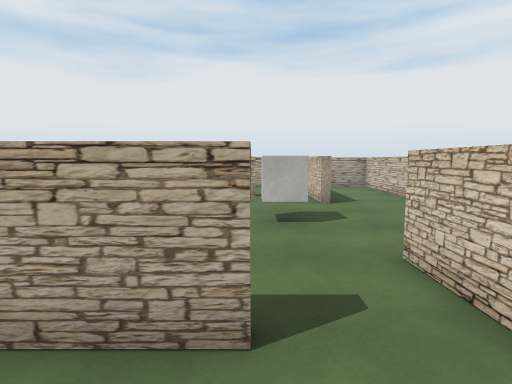
[1] (above)

16 first-person views from a walk through a 3-D level made in the Unity game engine. The camera is 1.4 m above the floor, tilts 6° down and sees 80° across. The floor is counted in squares, 1 m on a side. Each view is taken from the middle of a square. On the plan, view 1 faces up. The plan holds only what a view shows up to about 14 squares ahead; the rest is blank. The player is left out. Some surface patterns are stand-ins.

[2]
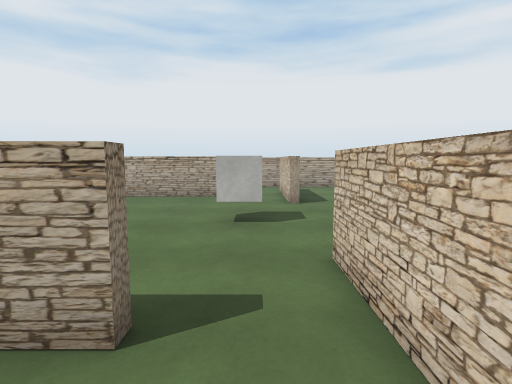

[3]
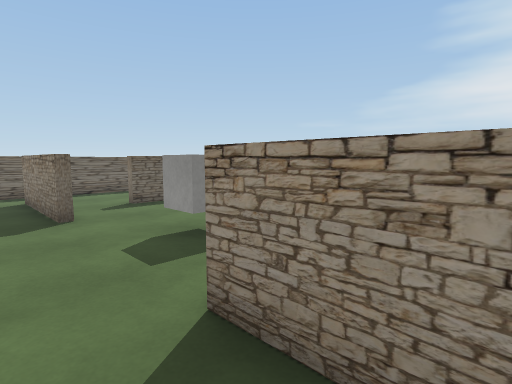

[4]
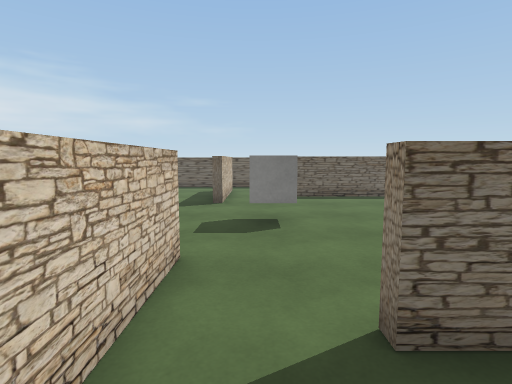

[5]
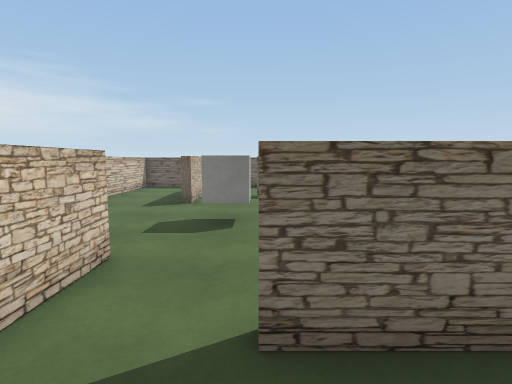

[6]
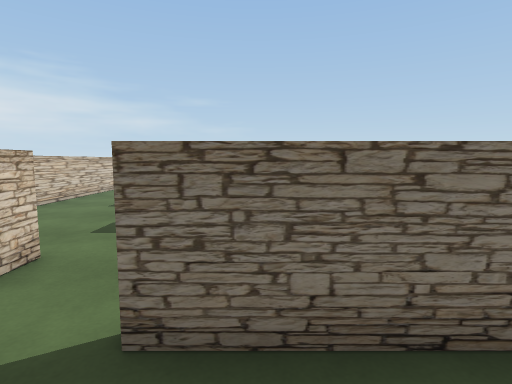

[7]
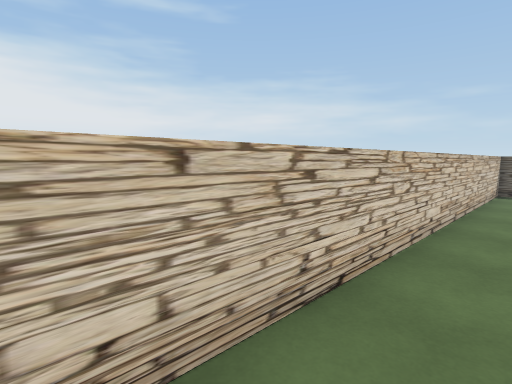

[8]
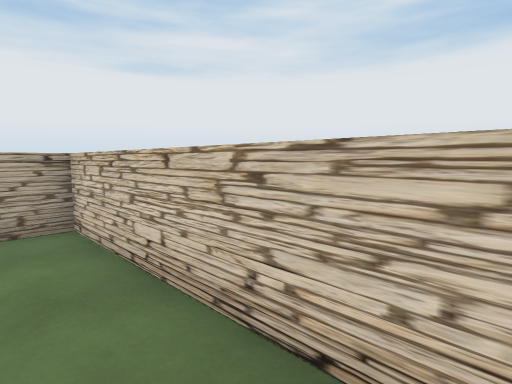

[9]
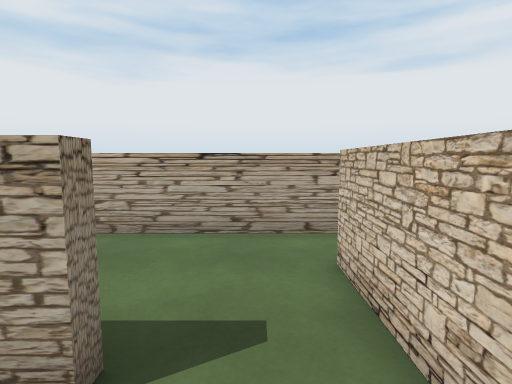

[10]
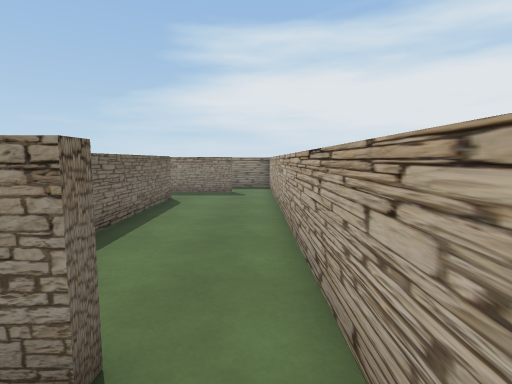

[11]
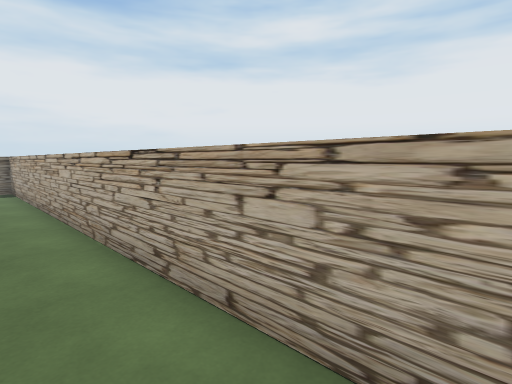

[12]
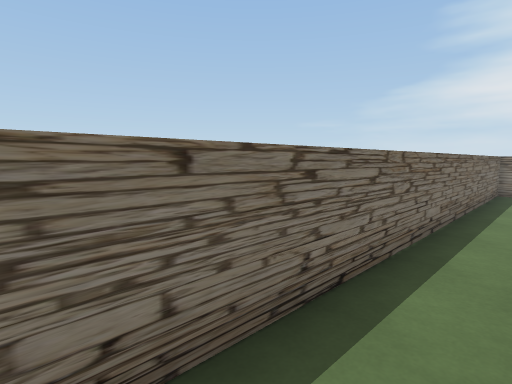

[13]
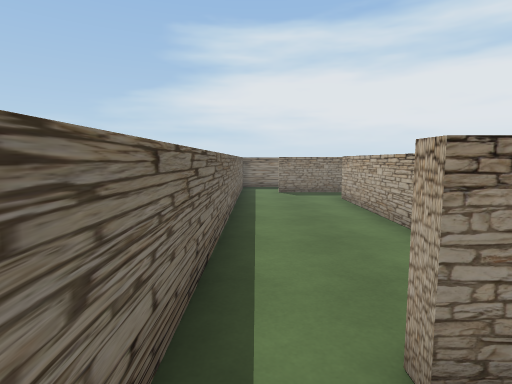

[14]
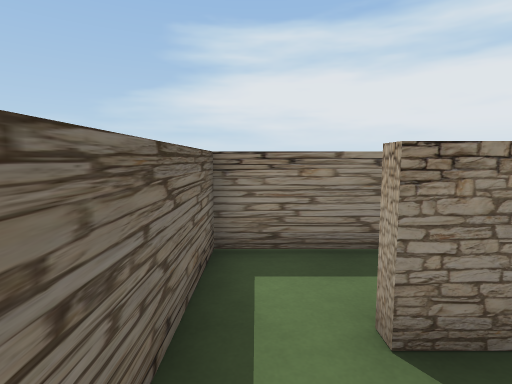

[15]
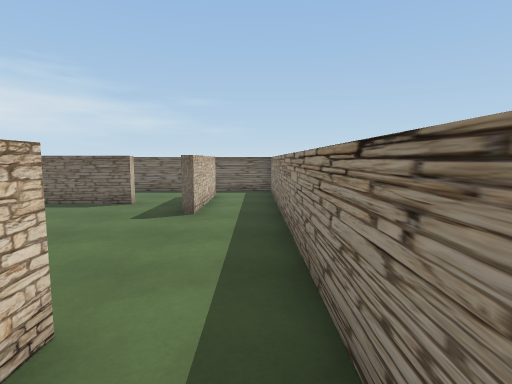

[16]
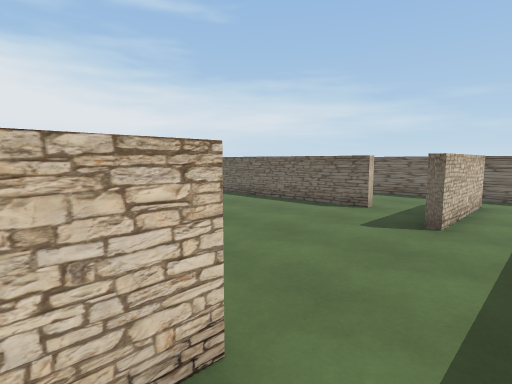

### Floor plan
Points are (right, up) in squares from view 1. A wall is a line through its corners. A room is listed if a view was taken in it or the views show most of it. See-through windows are left out.
Room 1 (views 1, 2, 14)
walls: (0, 2.4) (0, 2.1) (-7.1, 2.1) (-7.1, 2.4); (2.4, 0) (2.1, 0) (2.1, 2.5); (-9.1, 2.8) (-9.1, 0) (-9.4, 0); (-9.5, -1.7) (2.4, -1.7)
ways out: opening at (-9, -1) to room 2; opening at (-8, 2) to room 2; opening at (0.5, 2) to room 2; opening at (2, -1) to room 2
Room 2 (views 3, 7, 8, 9, 10, 11, 12, 13, 15, 16)
walls: (0, 11.6) (-4, 11.6); (-7.1, 2.4) (0, 2.4); (2.1, 2.5) (2.1, 4.2) (2.4, 4.2) (2.4, 0); (-9.4, 9.6) (-9.4, 11); (2.4, 12) (2.4, 9.7) (2.1, 9.7) (2.1, 11.6); (2.4, 14) (2.4, 13.5); (-9.4, 0) (-9.4, 4.2) (-9, 4.2); (-11.7, 11.4) (-11.7, -1.7) (-9.5, -1.7); (2.4, -1.7) (3.4, -1.7); (-9.5, 15.7) (-11.7, 15.7) (-11.7, 15.2); (5.2, -1.7) (5.6, -1.7) (5.6, 15.7) (2.4, 15.7)
ways out: opening at (-9, -1) to room 1; opening at (-8, 2) to room 1; opening at (0.5, 2) to room 1; opening at (2, -1) to room 1; opening at (-9, 14.5) to room 3; opening at (-8, 12) to room 3; opening at (0.5, 12) to room 3; opening at (2, 14.5) to room 3
objects: cube (0, 7) to (1, 7)
Room 3 (views 4, 5, 6)
walls: (-7.1, 11.9) (0, 11.9) (0, 11.6); (2.1, 11.6) (2.1, 14) (2.4, 14); (2.4, 15.7) (-9.5, 15.7); (-9.1, 14) (-9.1, 11.2)
ways out: opening at (-9, 14.5) to room 2; opening at (-8, 12) to room 2; opening at (0.5, 12) to room 2; opening at (2, 14.5) to room 2

Where each view was taken, in squares from view 1:
view 1: 0 up, 0 right, facing up
view 2: 0 up, 1 right, facing up
view 3: 12 up, 4 right, facing down-left
view 4: 14 up, 1 right, facing down
view 5: 14 up, 0 right, facing down
view 6: 14 up, 1 left, facing down
view 7: 13 up, 4 right, facing down-right
view 8: 9 up, 4 right, facing up-right
view 9: 10 up, 1 right, facing up
view 10: 15 up, 4 right, facing left
view 11: 14 up, 4 right, facing up-left
view 12: 0 up, 3 right, facing down-left
view 13: 1 down, 4 right, facing left
view 14: 1 down, 7 left, facing left
view 15: 12 up, 11 left, facing down
view 16: 11 up, 11 left, facing down-right
